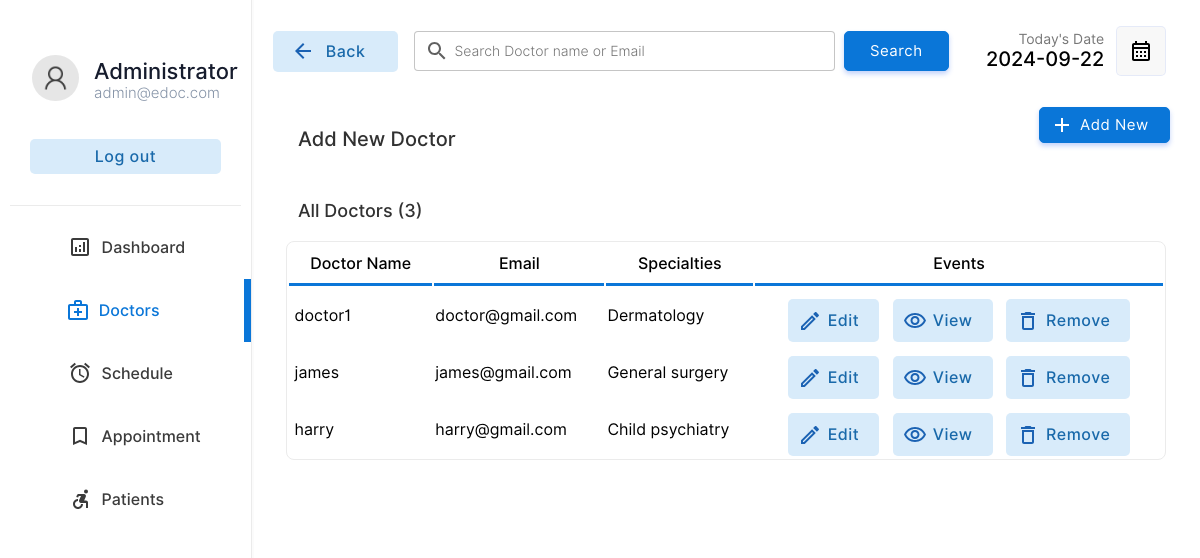
The app's page /doctor/doctors.php (signed in) with its own data.
### tables this page shows
CREATE TABLE `doctor` (
  `docid` int(11) NOT NULL,
  `docemail` varchar(255) DEFAULT NULL,
  `docname` varchar(255) DEFAULT NULL,
  `docpassword` varchar(255) DEFAULT NULL,
  `docnic` varchar(15) DEFAULT NULL,
  `doctel` varchar(15) DEFAULT NULL,
  `specialties` int(2) DEFAULT NULL
);

CREATE TABLE `specialties` (
  `id` int(2) NOT NULL,
  `sname` varchar(50) DEFAULT NULL
);

### doctor/doctors.php (the view, shortened to what this page needs)
<!DOCTYPE html>
<html lang="en">
<head>
    <link rel="stylesheet" href="../css/animations.css">
    <link rel="stylesheet" href="../css/main.css">
    <link rel="stylesheet" href="../css/admin.css">
</head>
<body>
    <?php
    include("../connection.php");
    ?>
    <div class="container">
        <div class="menu">
            <table class="menu-container" border="0">
                <tr>
                    <td style="padding:10px" colspan="2">
                        <table border="0" class="profile-container">
                            <tr>
                                <td width="30%" style="padding-left:20px" >
                                    <img src="../img/user.png" alt="" width="100%" style="border-radius:50%">
                                </td>
                                <td style="padding:0px;margin:0px;">
                                    <p class="profile-title">Administrator</p>
                                    <p class="profile-subtitle">admin@edoc.com</p>
                                </td>
                            </tr>
                            <tr>
                                <td colspan="2">
                                <a href="../logout.php" ><input type="button" value="Log out" class="logout-btn btn-primary-soft btn"></a>
                                </td>
                            </tr>
                    </table>
                    </td>
                </tr>
                <tr class="menu-row" >
                    <td class="menu-btn menu-icon-dashbord" >
                        <a href="index.php" class="non-style-link-menu"><div><p class="menu-text">Dashboard</p></a></div></a>
                <tr class="menu-row">
                    <td class="menu-btn menu-icon-doctor menu-active menu-icon-doctor-active">
                        <a href="doctors.php" class="non-style-link-menu non-style-link-menu-active"><div><p class="menu-text">Doctors</p></a></div>
                <tr class="menu-row" >
                    <td class="menu-btn menu-icon-schedule">
                        <a href="schedule.php" class="non-style-link-menu"><div><p class="menu-text">Schedule</p></div></a>
                    </td>
                </tr>
                <tr class="menu-row">
                    <td class="menu-btn menu-icon-appoinment">
                        <a href="appointment.php" class="non-style-link-menu"><div><p class="menu-text">Appointment</p></a></div>
                    </td>
                </tr>
                <tr class="menu-row" >
                    <td class="menu-btn menu-icon-patient">
                        <a href="patient.php" class="non-style-link-menu"><div><p class="menu-text">Patients</p></a></div>
                    </td>
                </tr>
        <div class="dash-body">
            <table border="0" width="100%" style=" border-spacing: 0;margin:0;padding:0;margin-top:25px; ">
                <tr >
                    <td width="13%">
                        <a href="doctors.php" ><button  class="login-btn btn-primary-soft btn btn-icon-back"  style="padding-top:11px;padding-bottom:11px;margin-left:20px;width:125px"><font class="tn-in-text">Back</font></button></a>
                    </td>
                    <td>
                        <form action="" method="post" class="header-search">
                            <input type="search" name="search" class="input-text header-searchbar" placeholder="Search Doctor name or Email" list="doctors">&nbsp;&nbsp;
                            <?php
                                $list11 = $database->query("select  docname,docemail from  doctor;");
?>
                            <input type="Submit" value="Search" class="login-btn btn-primary btn" style="padding-left: 25px;padding-right: 25px;padding-top: 10px;padding-bottom: 10px;">
                        </form>
                    </td>
                    <td width="15%">
                        <p style="font-size: 14px;color: rgb(119, 119, 119);padding: 0;margin: 0;text-align: right;">
                            Today's Date
                        </p>
                        <p class="heading-sub12" style="padding: 0;margin: 0;">
                            <?php
                        $date = date('Y-m-d');
                        echo $date;
                        ?>
                        </p>
                    </td>
                    <td width="10%">
                        <button  class="btn-label"  style="display: flex;justify-content: center;align-items: center;"><img src="../img/calendar.svg" width="100%"></button>
                    </td>
                </tr>
                <tr >
                    <td colspan="2" style="padding-top:30px;">
                        <p class="heading-main12" style="margin-left: 45px;font-size:20px;color:rgb(49, 49, 49)">Add New Doctor</p>
                    </td>
                    <td colspan="2">
                        <a href="?action=add&id=none&error=0" class="non-style-link"><button  class="login-btn btn-primary btn button-icon"  style="display: flex;justify-content: center;align-items: center;margin-left:75px;background-image: url('../img/icons/add.svg');">Add New</font></button>
                            </a></td>
                </tr>
                <tr>
                    <td colspan="4" style="padding-top:10px;">
                        <p class="heading-main12" style="margin-left: 45px;font-size:18px;color:rgb(49, 49, 49)">All Doctors (<?php echo $list11->num_rows; ?>)</p>
                    </td>
                </tr>
                <?php
                    if($_POST){
                        $keyword=$_POST["search"];
                        $sqlmain= "select * from doctor where docemail='$keyword' or docname='$keyword' or docname like '$keyword%' or docname like '%$keyword' or docname like '%$keyword%'";
                    }else{
                        $sqlmain= "select * from doctor order by docid desc";
                    }
                ?>
                <tr>
                   <td colspan="4">
                       <center>
                        <div class="abc scroll">
                        <table width="93%" class="sub-table scrolldown" border="0">
                        <thead>
                        <tr>
                                <th class="table-headin">
                                Doctor Name
                                </th>
                                <th class="table-headin">
                                    Email
                                </th>
                                <th class="table-headin">
                                    Specialties
                                </th>
                                <th class="table-headin">
                                    Events
                                </tr>
                        </thead>
                        <tbody>
                            <?php
                                $result= $database->query($sqlmain);
                                if($result->num_rows==0){
                                    echo '<tr>
                                    <td colspan="4">
                                    <br><br><br><br>
                                    <center>
                                    <img src="../img/notfound.svg" width="25%">
                                    <br>
                                    <p class="heading-main12" style="margin-left: 45px;font-size:20px;color:rgb(49, 49, 49)">We  couldnt find anything related to your keywords !</p>
                                    <a class="non-style-link" href="doctors.php"><button  class="login-btn btn-primary-soft btn"  style="display: flex;justify-content: center;align-items: center;margin-left:20px;">&nbsp; Show all Doctors &nbsp;</font></button>
                                    </a>
                                    </center>
                                    <br><br><br><br>
                                    </td>
                                    </tr>';
                                }
                                else{
                                for ( $x=0; $x<$result->num_rows;$x++){
                                    $row=$result->fetch_assoc();
                                    $docid=$row["docid"];
                                    $name=$row["docname"];
                                    $email=$row["docemail"];
                                    $spe=$row["specialties"];
                                    $spcil_res= $database->query("select sname from specialties where id='$spe'");
                                    $spcil_array= $spcil_res->fetch_assoc();
                                    $spcil_name=$spcil_array["sname"];
                                    echo '<tr>
                                        <td> &nbsp;'.
                                        substr($name,0,30)
                                        .'</td>
                                        <td>
                                        '.substr($email,0,20).'
                                        </td>
                                        <td>
                                            '.substr($spcil_name,0,20).'
                                        </td>
                                        <td>
                                        <div style="display:flex;justify-content: center;">
                                        <a href="?action=edit&id='.$docid.'&error=0" class="non-style-link"><button  class="btn-primary-soft btn button-icon btn-edit"  style="padding-left: 40px;padding-top: 12px;padding-bottom: 12px;margin-top: 10px;"><font class="tn-in-text">Edit</font></button></a>
                                        &nbsp;&nbsp;&nbsp;
                                        <a href="?action=view&id='.$docid.'" class="non-style-link"><button  class="btn-primary-soft btn button-icon btn-view"  style="padding-left: 40px;padding-top: 12px;padding-bottom: 12px;margin-top: 10px;"><font class="tn-in-text">View</font></button></a>
                                       &nbsp;&nbsp;&nbsp;
                                       <a href="?action=drop&id='.$docid.'&name='.$name.'" class="non-style-link"><button  class="btn-primary-soft btn button-icon btn-delete"  style="padding-left: 40px;padding-top: 12px;padding-bottom: 12px;margin-top: 10px;"><font class="tn-in-text">Remove</font></button></a>
                                        </div>
                                        </td>
                                    </tr>';
                                }
                            }
                            ?>
                            </tbody>
                        </table>
                        </div>
                        </center>
                   </td>
                </tr>
            </table>
        </div>
</body>
</html>

### css/main.css (style rules this page uses)
:root { --primarycolor: #0A76D8; --primarycolorhover: #006dd3; --btnice:#D8EBFA; --btnnicetext:#1b62b3; }
body { margin: 0; padding: 0; border-spacing: 0; font-family: 'Inter', sans-serif; }
.input-text { border-radius: 4px; border: 0.5px solid rgb(226, 226, 226); padding: 10px; width: 92%; transition: 0.2s; outline: none; }
.input-text { border: 1px solid #e9ecef; font-size: 14px; line-height: 26px; background-color: #fff; display: block; width: 100%; padding: .375rem .75rem; font-weight: 300; line-height: 1.5; color: #212529; background-color: #fff; background-clip: padding-box; -webkit-appearance: none; -moz-appearance: none; appearance: none; border-radius: .25rem; transition: border-color .15s ease-in-out,box-shadow .15s ease-in-out; }
.input-text::placeholder { font-family: 'Inter', sans-serif; }
.btn { cursor: pointer; padding: 8px 20px; outline: none; text-decoration: none; font-size: 15px; letter-spacing: 0.5px; transition: all 0.3s; border-radius: 5px; font-family: 'Inter', sans-serif; }
.btn-primary { background-color: var(--primarycolor) ; border: 1px solid var(--primarycolor) ; color: #fff ; box-shadow: 0 3px 5px 0 rgba(57,108,240,0.3); }
.btn-primary-soft { background-color: #D8EBFA ; color: #1969AA; font-weight: 500; font-size: 16px; border: none; }
.non-style-link:link, .non-style-link:visited, .non-style-link:hover, .non-style-link:active { text-decoration: none; color: rgb(43, 43, 43); }
.btn-label { margin-left: 10px; padding: 12px 12px; outline: none; text-decoration: none; font-size: 15px; letter-spacing: 0.5px; transition: all 0.3s; border-radius: 5px; background-color: #f0f0f073; border: 1px solid rgba(57,108,240,0.1) ; font-family: 'Inter', sans-serif; }
.sub-table { border: 1px solid #ebebeb; border-radius: 8px; }
.table-headin { font-size: 16px; font-weight: 500; padding: 10px; border-bottom: 3px solid var(--primarycolor); }
.abc { width: 100%; height: 550px; overflow: auto; }
input[type=search] { background-image: url('../img/search.svg'); background-position: 10px 50%; background-repeat: no-repeat; transition: 0.5s; padding: 8px 20px 8px 40px; }
.button-icon { background-position: 10px 50%; background-repeat: no-repeat; transition: 0.5s; padding: 8px 20px 8px 40px; }
.menu-btn { padding:6px; color: #3b3b3b; background-position: 30% 50%; background-repeat: no-repeat; transition: 0.5s; }
.menu-text { padding-left: 40%; font-weight: 500; font-size: 16px; }
.menu-active { color: var(--primarycolor); border-right: 7px solid var(--primarycolor); background-color: var(); }
.non-style-link-menu:link, .non-style-link-menu:visited, .non-style-link-menu:active { text-decoration: none; color: #3b3b3b; }
.non-style-link-menu-active:link, .non-style-link-menu-active:visited, .non-style-link-menu-active:active { text-decoration: none; color: var(--primarycolor); }
.menu-icon-dashbord { background-image: url('../img/icons/dashboard.svg'); }
.menu-icon-doctor { background-image: url('../img/icons/doctors.svg'); }
.menu-icon-schedule { background-image: url('../img/icons/schedule.svg'); }
.menu-icon-appoinment { background-image: url('../img/icons/book.svg'); }
.menu-icon-patient { background-image: url('../img/icons/patients.svg'); }
.menu-icon-doctor:hover,.menu-icon-doctor-active { color: var(--primarycolor); background-image: url('../img/icons/doctors-hover.svg'); }
.btn-icon-back { background-image: url('../img/icons/back-iceblue.svg'); background-position: 18px 50%; background-repeat: no-repeat; transition: 0.5s; padding: 8px 20px 8px 40px; }
.btn-edit { background-image: url('../img/icons/edit-iceblue.svg'); }
.btn-view { background-image: url('../img/icons/view-iceblue.svg'); }
.btn-delete { background-image: url('../img/icons/delete-iceblue.svg'); }

### doctor/doctors.php (style rules this page uses)
.sub-table { animation: transitionIn-Y-bottom 0.5s; }

### records on screen
doctor: docname "doctor1", docemail "doctor@gmail.com", specialties.sname "Dermatology"
doctor: docname "james", docemail "james@gmail.com", specialties.sname "General surgery"
doctor: docname "harry", docemail "harry@gmail.com", specialties.sname "Child psychiatry"

### other values on screen
$list11->num_rows "3"
